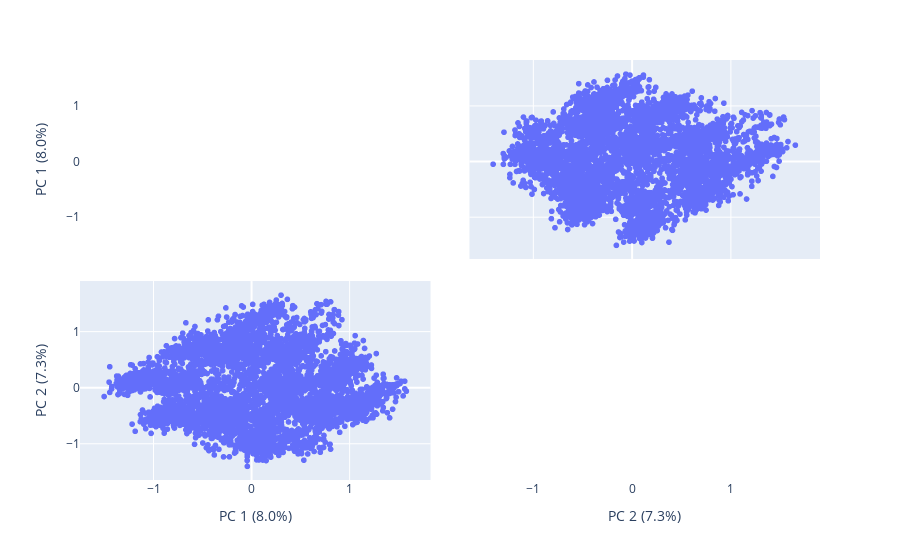

Source (notebook cell):
### Code cell
labels = {
    str(i): f"PC {i+1} ({var:.1f}%)"
    for i, var in enumerate(pca.explained_variance_ratio_ * 100)
}

fig = px.scatter_matrix(
    X_train_pca,
    labels=labels,
    dimensions=range(2)
)
fig.update_traces(diagonal_visible=False)
fig.show()

### Figure 1 — Plotly figure (JSON) as saved in the notebook; plotly's stock layout.template omitted (floating-point values rounded to 4 significant figures; data arrays with more than 128 entries replaced by an {"elided": "..."} marker saying what was removed)
{"data": [{"diagonal": {"visible": false}, "dimensions": [{"axis": {"matches": true}, "label": "PC 1 (8.0%)", "values": {"elided": "6058 float values"}}, {"axis": {"matches": true}, "label": "PC 2 (7.3%)", "values": {"elided": "6058 float values"}}], "hovertemplate": "%{xaxis.title.text}=%{x}<br>%{yaxis.title.text}=%{y}<extra></extra>", "legendgroup": "", "marker": {"color": "#636efa", "symbol": "circle"}, "name": "", "showlegend": false, "type": "splom"}], "layout": {"dragmode": "select", "legend": {"tracegroupgap": 0}, "margin": {"t": 60}}}
